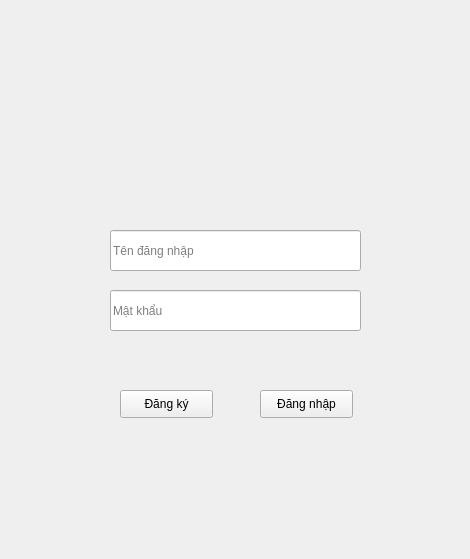
<?xml version="1.0" encoding="UTF-8"?>
<ui version="4.0">
 <class>Form</class>
 <widget class="QWidget" name="Form">
  <property name="geometry">
   <rect>
    <x>0</x>
    <y>0</y>
    <width>470</width>
    <height>559</height>
   </rect>
  </property>
  <property name="windowTitle">
   <string>Form</string>
  </property>
  <widget class="QPushButton" name="btnDangky">
   <property name="geometry">
    <rect>
     <x>120</x>
     <y>390</y>
     <width>93</width>
     <height>28</height>
    </rect>
   </property>
   <property name="text">
    <string>Đăng ký</string>
   </property>
  </widget>
  <widget class="QPushButton" name="btnDangnhap">
   <property name="geometry">
    <rect>
     <x>260</x>
     <y>390</y>
     <width>93</width>
     <height>28</height>
    </rect>
   </property>
   <property name="text">
    <string>Đăng nhập</string>
   </property>
  </widget>
  <widget class="QLineEdit" name="txtPassword">
   <property name="geometry">
    <rect>
     <x>110</x>
     <y>290</y>
     <width>251</width>
     <height>41</height>
    </rect>
   </property>
   <property name="echoMode">
    <enum>QLineEdit::Password</enum>
   </property>
   <property name="placeholderText">
    <string>Mật khẩu</string>
   </property>
  </widget>
  <widget class="QLabel" name="label">
   <property name="geometry">
    <rect>
     <x>180</x>
     <y>120</y>
     <width>81</width>
     <height>71</height>
    </rect>
   </property>
   <property name="text">
    <string/>
   </property>
  </widget>
  <widget class="QLineEdit" name="txtUsername">
   <property name="geometry">
    <rect>
     <x>110</x>
     <y>230</y>
     <width>251</width>
     <height>41</height>
    </rect>
   </property>
   <property name="placeholderText">
    <string>Tên đăng nhập</string>
   </property>
  </widget>
 </widget>
 <resources/>
 <connections/>
</ui>
